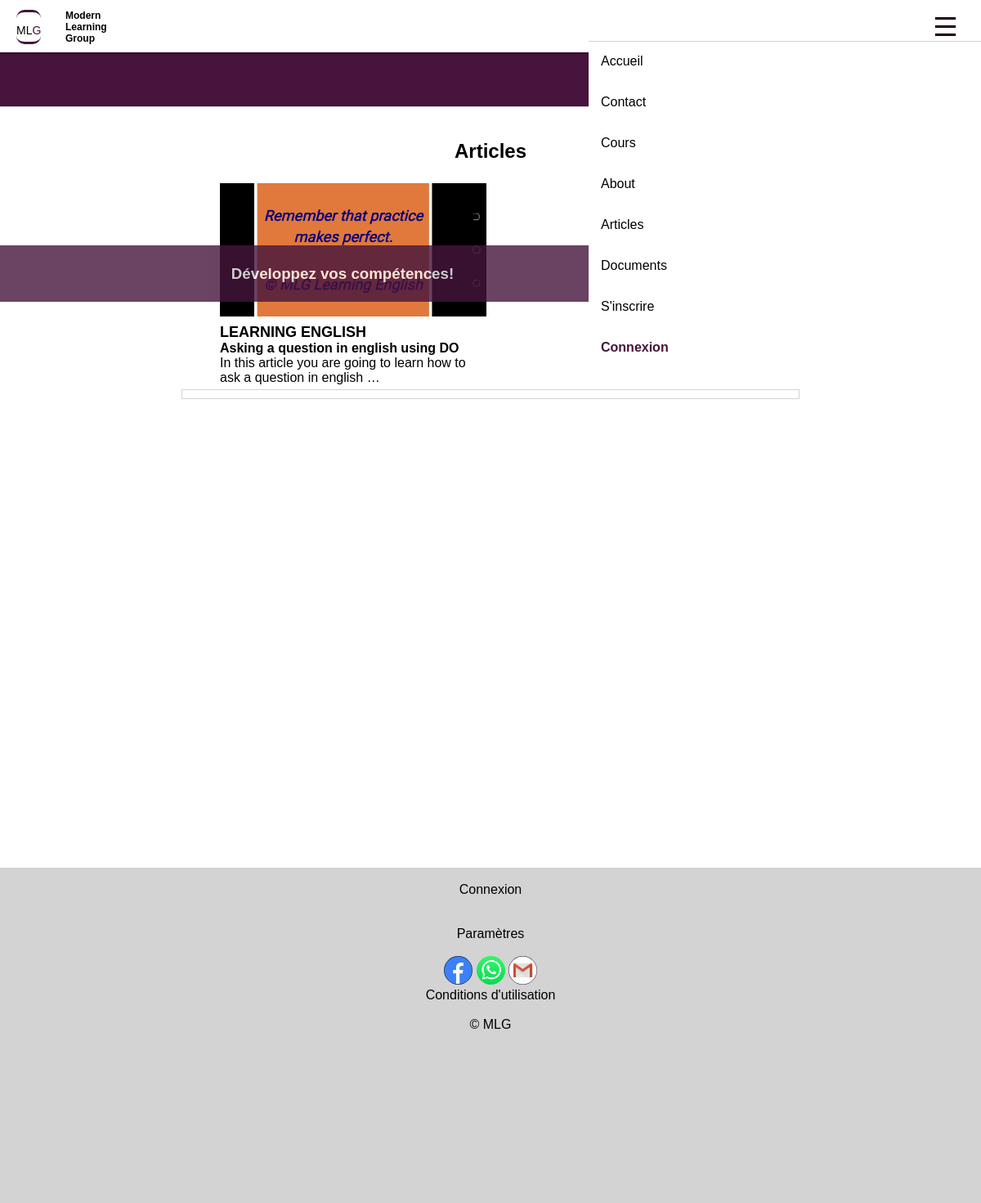
The app's page /articles/learning-english/articles/, older data.
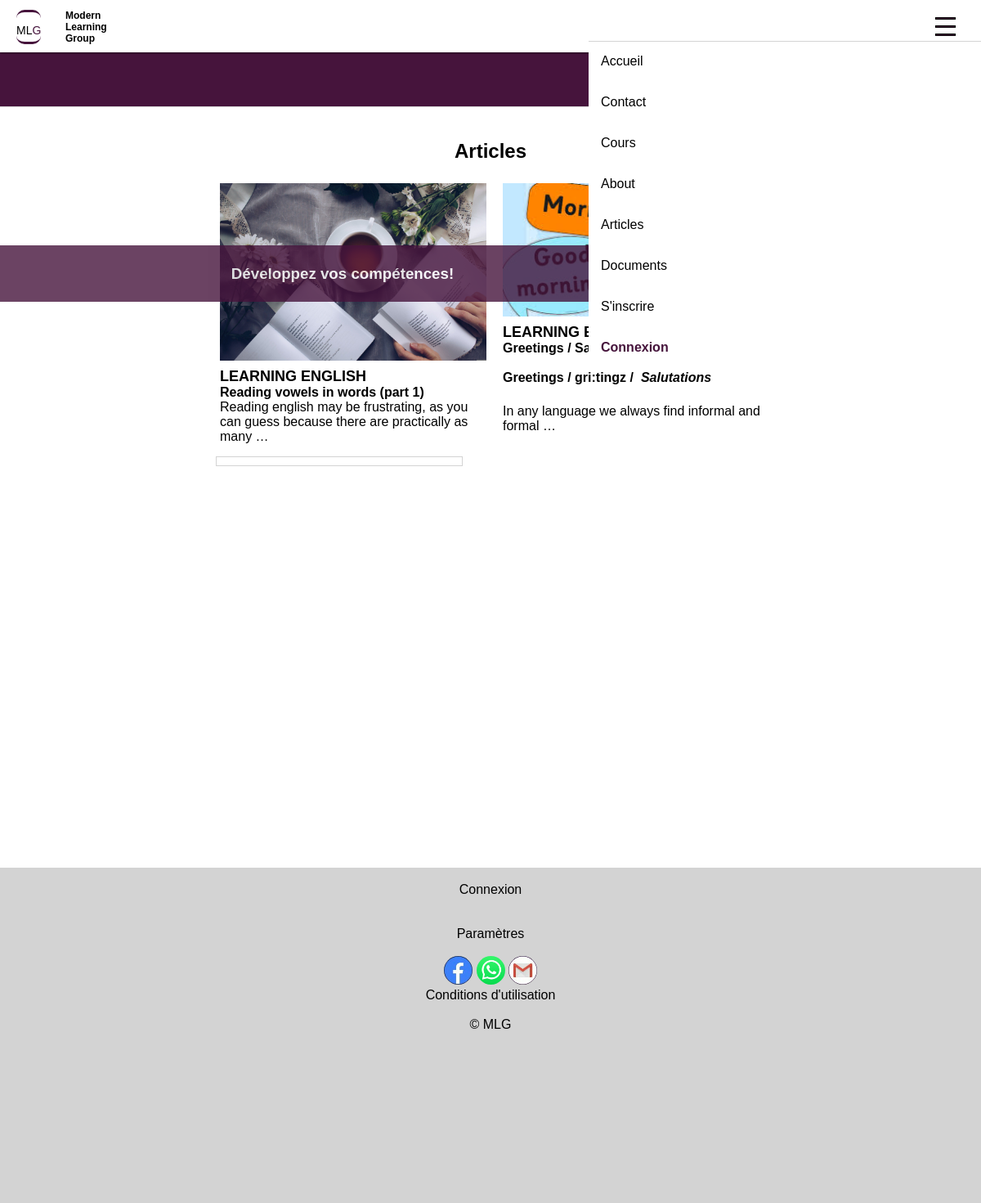
The same page, newer data.
### articles/models.py (models this page shows, shortened)
class Article(models.Model):
  title = models.CharField(max_length=100)
  categorie = models.ForeignKey(Categorie, on_delete=models.CASCADE, null=True)
  slug = models.SlugField(max_length=255, unique=True, blank=True)
  author = models.ForeignKey(User, on_delete=models.SET_NULL, null=True, blank=True)
  updated_on = models.DateTimeField(auto_now=True)
  content = RichTextUploadingField(blank=True, null=True)
  photo = models.ImageField(null=True, upload_to='images')
  pub_date = models.DateTimeField(auto_now_add=True, null=True)
  published = models.BooleanField(default=False)

### learning/models.py (models this page shows)
class Categorie(models.Model):
  nom = models.CharField(max_length=20, null=False, verbose_name='Nom')
  def __str__(self):
    return self.nom
  class Meta:
    verbose_name="Catégorie"

### articles/views.py (the view)
# urls.py: path('articles/learning-english/articles/', views.articles_english_view, name='articles-english'),
def articles_english_view(request):
    articles = Article.objects.filter(categorie=1)
    articles = articles.order_by('-pub_date')
    page = Paginator(articles, 4)
    pagenumber = request.GET.get('page')
    thispage = page.get_page(pagenumber)
    return render(request, 'articles/articles_english.html', {'page':thispage})

### articles/templates/articles/articles_english.html (shortened to what this page needs)
{% extends 'base_template.html'%}
{% block content %}
    <h1> Articles </h1>
    {% if page %}
    <div class="nosarticles">
        {% for chaquearticle in page %}
        {% autoescape off %}
        <div class="article">
            <div>
            </div>
            <span class="categorie">{{chaquearticle.categorie}}</span><br>
            <a href="{% url 'article-details' chaquearticle.slug %}"><b>{{chaquearticle.title}}</b><br> {{ chaquearticle.content|truncatewords:15 }}</a>
        </div>
        {% endautoescape %}
        {% endfor %}
    </div>
    {% endif %}
    <div class="pagination">
        <div class="pagin-cover">
        </div>
    </div>
{% endblock %}

Row changes from the older to the newer data that the page shows:
removed Article: categorie "LEARNING ENGLISH", title "Asking a question in english using DO", content "In this article you are going to learn how to ask a question in english …"
added Article: categorie "LEARNING ENGLISH", title "Reading vowels in words (part 1)", content "Reading english may be frustrating, as you can guess because there are practically as many …"
added Article: categorie "LEARNING ENGLISH", title "Greetings / Salutations", content "Greetings / gri:tingz / Salutations In any language we always find informal and formal …"
